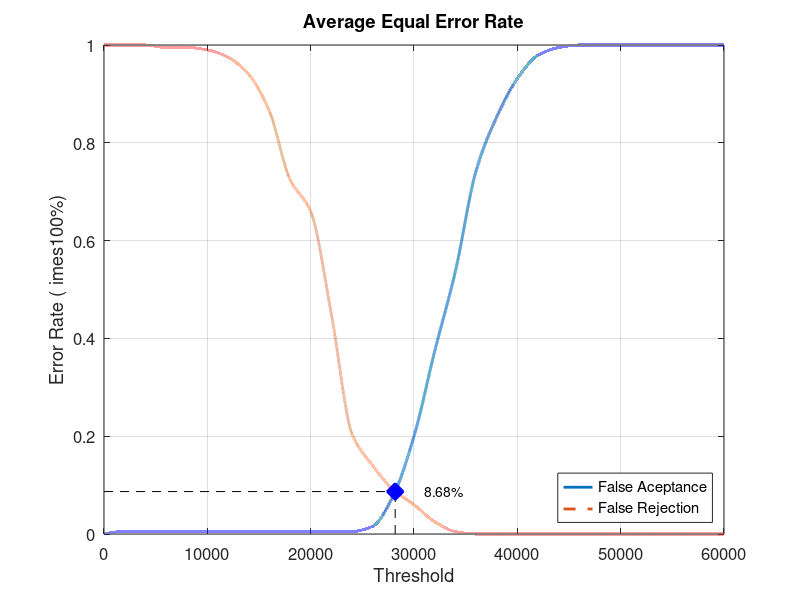
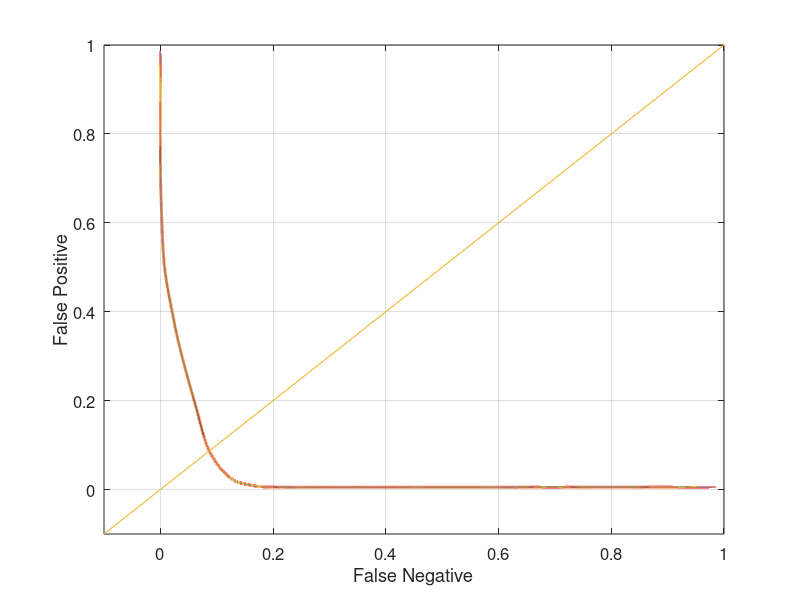

These charts were generated, in order, by the following MATLAB code:
close all;
clear;
clc;
x = 0:2000:60000;
xq = 0:0.5:60000;

y0 = [0 0.00526316 0.00526316 0.00526316 0.00526316 0.00526316 0.00526316 0.00526316 0.00526316 0.00526316 0.00526316 0.00526316 0.00526316 0.0157895 0.0789474 0.2 0.373684 0.536842 0.742105 0.852632 0.931579 0.978947 0.994737 1 1 1 1 1 1 1 1]
yy0 = interp1(x, y0, xq, 'pchip');
y1 = [1 1 1 0.995 0.995 0.99 0.975 0.94 0.865 0.725 0.66 0.45 0.205 0.14 0.09 0.06 0.025 0.005 0 0 0 0 0 0 0 0 0 0 0 0 0]
yy1 = interp1(x, y1, xq, 'pchip');

% Calculating EER: 
y2 = abs(y0 - y1);
find(y2 == min(y2))
yy2 = abs(yy0 - yy1);
xEER = find(yy2 == min(yy2));
xEERIndex = xq(xEER) % X-axis EER
yEER = yy0(xEER) % Y-axis EER

main = figure
plot(xq, yy0,'-','LineWidth', 2);	hold on
plot(xq, yy1,'--','LineWidth', 2);	hold on
plot([xEERIndex xEERIndex], [0 yEER], 'k--');	hold on
plot([0 xEERIndex], [yEER yEER], 'k--');	hold on
plot(xEERIndex, yEER, 'bx', 'LineWidth', 10);	hold on
text(xEERIndex + 10 * xEERIndex / 100, yEER, [num2str(round((10000 * yEER)) / 100) '%'])
legend('False Aceptance', 'False Rejection', 'Location', 'SouthEast')
xlabel('Threshold')
ylabel('Error Rate (	imes100%)')
title('Average Equal Error Rate')
set(gca, 'FontSize', 12)
axis([0 60000 0 1])
grid on

print(main, 'Database3_2Main', '-dpng');
FNRxFPR = figure('Color', [1 1 1]);
plot(yy1, yy0, '-', yy1, yy0, 'LineWidth', 2);
hold on
y = -0.1:0.1:1
plot(y, y); 
set(gca, 'FontSize', 12)
xlabel('False Negative')
ylabel('False Positive')
axis([-0.1 1 -0.1 1])
set(gca, 'FontSize', 12)
grid on

print(FNRxFPR, 'Database3_2FNRxFPR','-dpng');
